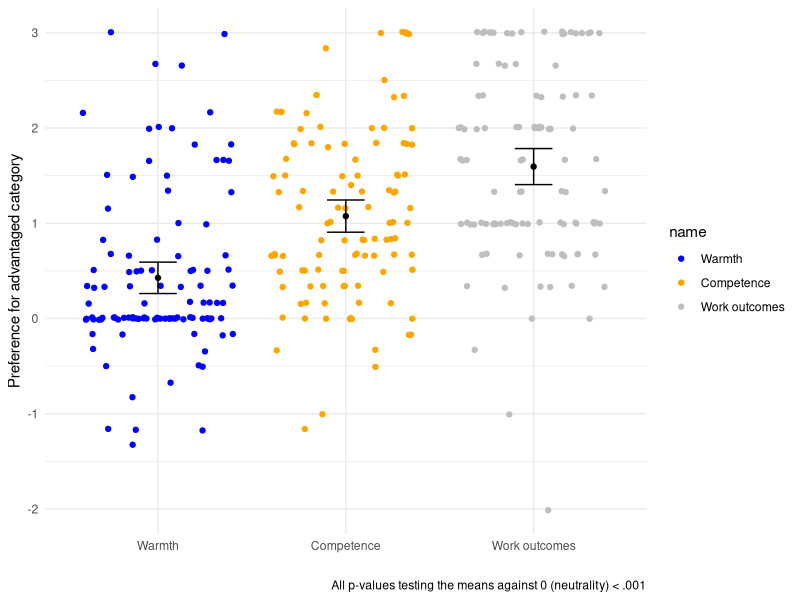

R code for this plot:
## ---- chunk 1
library(haven)
library(tidyverse)
library(psych)

DF <- read_dta("reproduction_materials/manager survey data OSF.dta")
## ---- chunk 2

# warmth (warm, trustworthy, friendly, honest, likeable, sincere, α = 0.90) 
# competence (competent, intelligent, skilled, efficient, assertive, confident, α = 0.88)
alpha(DF[, c(1:6)])$total$raw_alpha
alpha(DF[, c(7:12)])$total$raw_alpha
## ---- chunk 3
DF$warmth_r = rowMeans(DF[, c(1:6)], na.rm = T)

# Minimal rounding differences at the 10^-7 level
max(abs(DF$warmth - DF$warmth_r))

# ++++++++++++++++++++++++++++++++++++++++++++++++++++++++++++++++++++++++++++++

DF$comp_r = rowMeans(DF[, c(7:12)], na.rm = T)
# Minimal rounding differences at the 10^-7 level
max(abs(DF$comp - DF$comp_r))

DF$warmth_r_cent = DF$warmth_r - 4 # centering 
max(abs(DF$warmth_r_cent - DF$warmth_cent))


# ++++++++++++++++++++++++++++++++++++++++++++++++++++++++++++++++++++++++++++++
DF$comp_r_cent = DF$comp_r - 4 # centering 
max(abs(DF$comp_r_cent - DF$comp_cent))

DF$preference_r_cent <- (DF %>% dplyr::select(prefer, promote_bonus, hire) %>% rowMeans(na.rm = T)) - 4

# Again, minimal rounding diffs
max(abs(DF$work_outcome_cent - DF$preference_r_cent))
## ---- chunk 4
warmth_mod <- lm(warmth_r_cent ~ 1, DF) 
warmth_mod %>% summary()
comp_mod <- lm(comp_r_cent ~ 1, DF) 
comp_mod %>% summary()

work_mod <- lm(preference_r_cent ~ 1, DF) 

lm((prefer-4) ~ 1, DF) %>% summary()
lm((hire-4) ~ 1, DF) %>% summary()
lm((promote_bonus-4) ~ 1, DF) %>% summary()
## ---- chunk 5

df_plot <- DF %>% 
    pivot_longer(c(warmth_r_cent, comp_r_cent, preference_r_cent)) %>% 
  mutate(name = fct_recode(name, 
                           "Competence" = "comp_r_cent",
                           "Warmth" = "warmth_r_cent",
                           "Work outcomes" = "preference_r_cent"),
         name = factor(name, levels = c("Warmth", "Competence", "Work outcomes")))
  
df_means <- df_plot %>% group_by(name) %>% 
                  summarize(mean_preference = mean(value), se = sd(value)/sqrt(n()))  

df_means$p <- NA
df_means$p[df_means$name == "Warmth"] <- summary(warmth_mod)$coefficients[1,4]
df_means$p[df_means$name == "Competence"] <- summary(comp_mod)$coefficients[1,4]
df_means$p[df_means$name == "Work outcomes"] <- summary(work_mod)$coefficients[1,4]

max(df_means$p)
  
ggplot(df_plot, aes(name, value, color = name)) +
  geom_jitter() +
  geom_errorbar(data = df_means, 
                aes(ymin = mean_preference - 1.96 * se, ymax = mean_preference + 1.96 * se, y = mean_preference), 
                width = 0.2, size = 0.5, col = "black") +
  geom_point(data = df_means, aes(y = mean_preference), col = "black") +

  scale_color_manual(values = c("blue", "orange", "grey")) +
  theme_minimal() +
  labs(x = "", y = "Preference for advantaged category", caption = "All p-values testing the means against 0 (neutrality) < .001")


